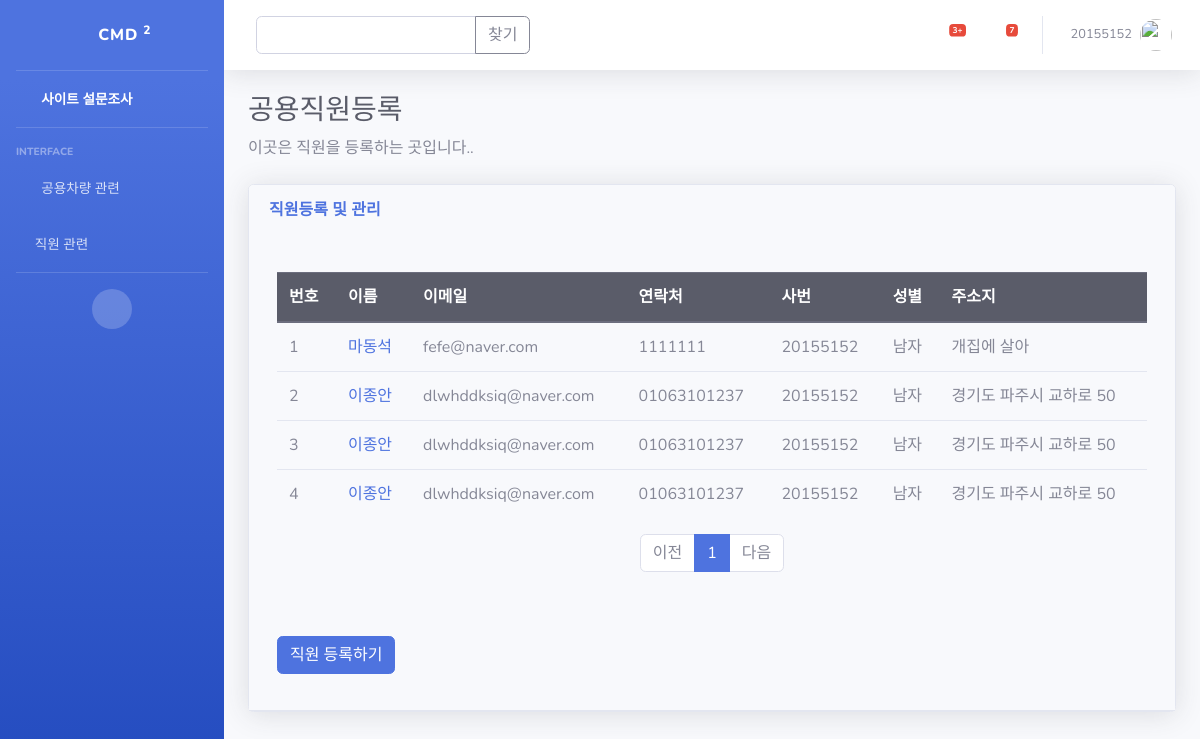
Page /pybo/apply/ (signed in) on the committed database.
### pybo/models.py (models this page shows)
class business_apply(models.Model):
    name = models.CharField(max_length=10)
    email = models.CharField(max_length=100)
    Phone = models.CharField(max_length=15)
    assign_num = models.IntegerField()
    Living = models.CharField(max_length=100)
    gender = models.CharField(max_length=5)
    author = models.ForeignKey(User, on_delete=models.CASCADE)
    create_date = models.DateTimeField()

### pybo/views_business.py (the view)
# urls.py: path('apply/', views_business.employee_apply, name='employee'),
def employee_apply(request):
    page = request.GET.get('page', '1')  # 페이지
    kw = request.GET.get('kw', '')  # 검색어
    business_list = business_apply.objects.order_by('-create_date')
    if kw:
        business_list = business_list.filter(
            Q(name__icontains=kw)   # 제목검색
        ).distinct()
    paginator = Paginator(business_list, 10)  # 페이지당 10개씩 보여주기
    page_obj = paginator.get_page(page)
    context = {'business_list': page_obj, 'page': page, 'kw': kw}
    return render(request,'pybo/apply_form.html',context)

### templates/pybo/apply_form.html (shortened to what this page needs)
{% extends 'base.html' %}
{% block content %}
    <h1 class="h3 mb-2 text-gray-800">공용직원등록</h1>
    <p class="mb-4">이곳은 직원을 등록하는 곳입니다..
    </p>
    <div class="card shadow mb-4">
    <div class="card-header py-3">
    <div class="row">
    <div class="col-sm-12 col-md-6">
        <h6 class="m-0 font-weight-bold text-primary">직원등록 및 관리</h6>
    </div>
    <div class="card-body">
    <div class="table-responsive">
    <table class="table table-bordered" id="dataTable" width="100%" cellspacing="0">
    <tbody>
    <div class="container my-3">
        <table class="table">
            <thead>
            <tr class="thead-dark">
                <th>번호</th>
                <th>이름</th>
                <th>이메일</th>
                <th>연락처</th>
                <th>사번</th>
                <th>성별</th>
                <th>주소지</th>
            </tr>
            </thead>
            <tbody>
            {% if business_list %}
                {% for business in business_list %}
                    <tr>
                        <td>{{ forloop.counter }}</td>
                        <td>
                            <a href="{% url 'pybo:employee_detail' business.id %}">{{ business.name }}</a>
                        </td>
                        <td>{{ business.email }}</td>
                        <td>{{ business.Phone }}</td>
                        <td>{{ business.assign_num }}</td>
                        <td>{{ business.gender }}</td>
                        <td>{{ business.Living }}</td>
                    </tr>
                {% endfor %}
            {% else %}
                <tr>
                    <td colspan="3">질문이 없습니다.</td>
                </tr>
            {% endif %}
            </tbody>
        </table>
    </div>
    <ul class="pagination justify-content-center">
        {% if business_list.has_previous %}
            <li class="page-item">
                <a class="page-link" href="?page={{ business_list.previous_page_number }}">이전</a>
            </li>
        {% else %}
            <li class="page-item disabled">
                <a class="page-link" tabindex="-1" aria-disabled="true" href="#">이전</a>
            </li>
        {% endif %}
        {% for page_number in business_list.paginator.page_range %}
            {% if page_number >= business_list.number|add:-5 and page_number <= business_list.number|add:5 %}
                {% if page_number == business_list.number %}
                    <li class="page-item active" aria-current="page">
                        <a class="page-link" href="?page={{ page_number }}">{{ page_number }}</a>
                    </li>
                {% else %}
                    <li class="page-item">
                        <a class="page-link" href="?page={{ page_number }}">{{ page_number }}</a>
                    </li>
                {% endif %}
            {% endif %}
        {% endfor %}
        {% if business_list.has_next %}
            <li class="page-item">
                <a class="page-link" href="?page={{ business_list.next_page_number }}">다음</a>
            </li>
        {% else %}
            <li class="page-item disabled">
                <a class="page-link" tabindex="-1" aria-disabled="true" href="#">다음</a>
            </li>
        {% endif %}
    </ul>
    {% if user.is_authenticated %}
        <a href="{% url 'pybo:employee_create' %}" class="btn btn-primary mt-5">직원 등록하기</a>
    {% endif %}
{% endblock %}

### templates/base.html (shortened to what this page needs)
{% load static %}
<!DOCTYPE html>
<html lang="en">
<head>
    <link href={% static "vendor/fontawesome-free/css/all.min.css" %} rel="stylesheet" type="text/css">
    <link href={% static "css/sb-admin-2.min.css" %} rel="stylesheet">
</head>
<body id="page-top">
<div id="wrapper">
    <ul class="navbar-nav bg-gradient-primary sidebar sidebar-dark accordion" id="accordionSidebar">
        <a class="sidebar-brand d-flex align-items-center justify-content-center" href={% url "pybo:index" %}>
            <div class="sidebar-brand-icon rotate-n-15">
                <i class="fas fa-laugh-wink"></i>
            </div>
            <div class="sidebar-brand-text mx-3">CMD <sup>2</sup></div>
        <hr class="sidebar-divider my-0">
        <li class="nav-item active">
            <a class="nav-link" href={% url 'pybo:static' %}>
                <i class="fas fa-fw fa-tachometer-alt"></i>
                <span>사이트 설문조사</span></a>
        </li>
        <hr class="sidebar-divider">
        <div class="sidebar-heading">
            Interface
        </div>
        <li class="nav-item">
            <a class="nav-link collapsed" href="#" data-toggle="collapse" data-target="#collapseOne"
               aria-expanded="true" aria-controls="collapseTwo">
                <i class="fas fa-fw fa-cog"></i>
                <span>공용차량 관련</span>
            </a>
        </li>
        <li class="nav-item">
            <a class="nav-link collapsed" href="#" data-toggle="collapse" data-target="#collapseTwo"
               aria-expanded="true" aria-controls="collapseTwo">
                <i class="fas fa-address-card"></i>
                <span>직원 관련</span>
            </a>
        </li>
        <hr class="sidebar-divider">
        <div class="text-center d-none d-md-inline">
            <button class="rounded-circle border-0" id="sidebarToggle"></button>
        </div>
    </ul>
    <div id="content-wrapper" class="d-flex flex-column">
        <div id="content">
            <nav class="navbar navbar-expand navbar-light bg-white topbar mb-4 static-top shadow">
                <div class="d-none d-sm-inline-block form-inline mr-auto ml-md-3 my-2 my-md-0 mw-100 navbar-search-3">
                    <div class="input-group">
                        <input type="text" class="form-control kw" value="{{ kw|default_if_none:'' }}">
                        <div class="input-group-append">
                            <button class="btn btn-outline-secondary" type="button" id="btn_search">찾기</button>
                        </div>
                    </div>
                </div>
                <ul class="navbar-nav ml-auto">
                    <li class="nav-item dropdown no-arrow mx-1">
                        <a class="nav-link dropdown-toggle" href="#" id="alertsDropdown" role="button"
                           data-toggle="dropdown" aria-haspopup="true" aria-expanded="false">
                            <i class="fas fa-bell fa-fw"></i>
                            <span class="badge badge-danger badge-counter">3+</span>
                        </a>
                    </li>
                    <li class="nav-item dropdown no-arrow mx-1">
                        <a class="nav-link dropdown-toggle" href="#" id="messagesDropdown" role="button"
                           data-toggle="dropdown" aria-haspopup="true" aria-expanded="false">
                            <i class="fas fa-envelope fa-fw"></i>
                            <span class="badge badge-danger badge-counter">7</span>
                        </a>
                    </li>
                    <li class="nav-item dropdown no-arrow">
                        <a class="nav-link dropdown-toggle" href="#" id="userDropdown" role="button"
                           data-toggle="dropdown" aria-haspopup="true" aria-expanded="false">
                            <span class="mr-2 d-none d-lg-inline text-gray-600 small">
                                {% if user.is_authenticated %}
                                    {{ user.username }}</span>
                                {% else %}
                                    <span>로그인을 하세요</span>
                                {% endif %}
                            <img class="img-profile rounded-circle"
                                 src={% static "img/undraw_profile.svg" %}>
                        </a>
                    </li>
                </ul>
            </nav>
            <div class="container-fluid">
                {% block content %}{% endblock %}
</body>
</html>

### rows in the picture
business_apply: name "마동석", email "fefe@naver.com", Phone "1111111", assign_num "20155152", gender "남자", Living "개집에 살아"
business_apply: name "이종안", email "dlwhddksiq@naver.com", Phone "01063101237", assign_num "20155152", gender "남자", Living "경기도 파주시 교하로 50"
business_apply: name "이종안", email "dlwhddksiq@naver.com", Phone "01063101237", assign_num "20155152", gender "남자", Living "경기도 파주시 교하로 50"
business_apply: name "이종안", email "dlwhddksiq@naver.com", Phone "01063101237", assign_num "20155152", gender "남자", Living "경기도 파주시 교하로 50"

### other values in the picture
{{ user.username }} "20155152"
{{ page_number }} "1"
